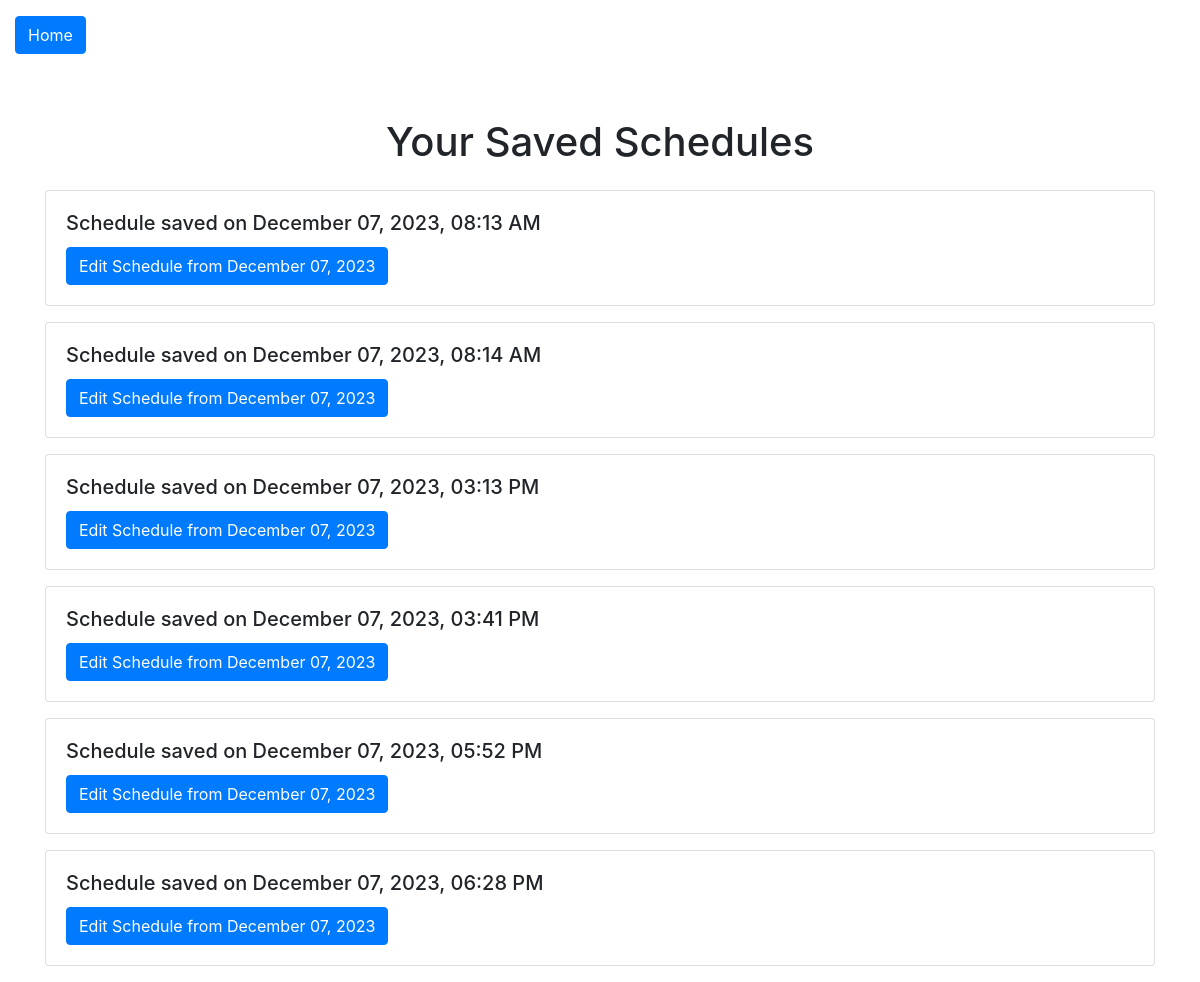
Screenshot of /saved_schedules/ (signed in) with the database file from the repository.
### myapp/models.py (models this page shows, shortened)
class SavedSchedule(models.Model):
    user = models.ForeignKey(User, on_delete=models.CASCADE)
    schedule = models.JSONField() # Or any other appropriate field type
    created_at = models.DateTimeField(auto_now_add=True)

### myapp/views.py (the view, shortened to what this page needs)
# urls.py: path('saved_schedules/', views.saved_schedules_view, name='saved_schedules'),
@login_required
def saved_schedules_view(request):
    saved_schedules = SavedSchedule.objects.filter(user=request.user)
    return render(request, 'saved_schedules.html', {'saved_schedules': saved_schedules})

### myapp/templates/saved_schedules.html
{% extends 'base_generic.html' %}
{% block content %}
<div class="container-fluid">
    <div class="row">
        <div class="col text-left">
            <a href="{% url 'home' %}" class="btn btn-primary mt-3 mb-3">
                Home
            </a>
        </div>
    </div>
</div>
<div class="container mt-5">
    <h1 class="text-center mb-4">Your Saved Schedules</h1>
    {% for saved_schedule in saved_schedules %}
    <div class="card mb-3">
        <div class="card-body">
            <h5 class="card-title">Schedule saved on {{ saved_schedule.created_at|date:"F d, Y, h:i A" }}</h5>
            <a href="{% url 'edit_schedule_view' schedule_id=saved_schedule.id %}" class="btn btn-primary">
                Edit Schedule from {{ saved_schedule.created_at|date:"F d, Y" }}
            </a>
        </div>
    </div>
    {% empty %}
    <div class="alert alert-info">
        No saved schedules.
    </div>
    {% endfor %}
</div>
{% endblock %}

### rows the page displays
SavedSchedule: created_at "December 07, 2023, 08:13 AM", created_at "December 07, 2023"
SavedSchedule: created_at "December 07, 2023, 08:14 AM", created_at "December 07, 2023"
SavedSchedule: created_at "December 07, 2023, 03:13 PM", created_at "December 07, 2023"
SavedSchedule: created_at "December 07, 2023, 03:41 PM", created_at "December 07, 2023"
SavedSchedule: created_at "December 07, 2023, 05:52 PM", created_at "December 07, 2023"
SavedSchedule: created_at "December 07, 2023, 06:28 PM", created_at "December 07, 2023"
